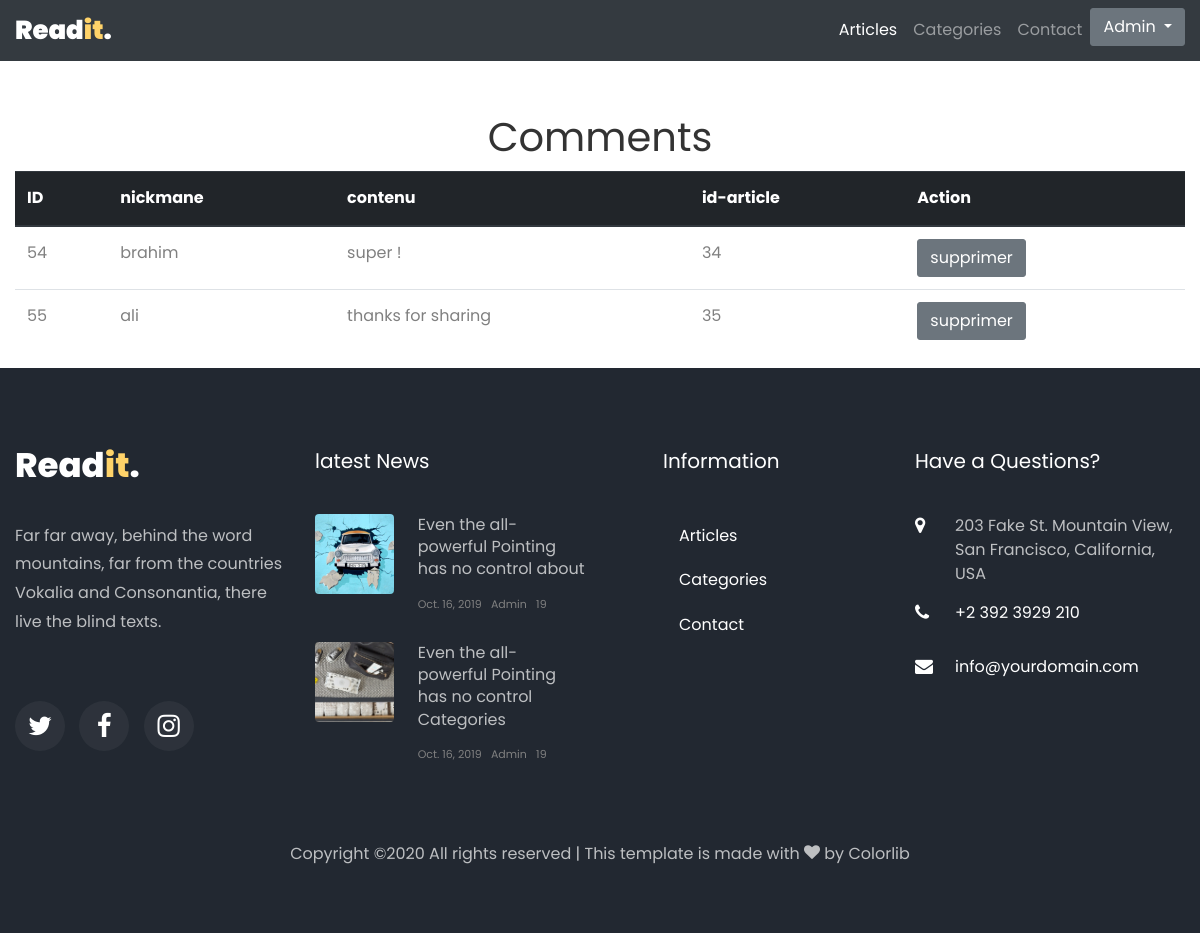
The page /commentaire-admin.php (signed in) on the database its author committed.
### tables this page shows
CREATE TABLE `commentaire` (
  `id_comment` int(11) NOT NULL,
  `nickname` varchar(50) NOT NULL,
  `date_com` datetime NOT NULL,
  `comment` text NOT NULL,
  `id_article` int(11) NOT NULL
);

### commentaire-admin.php (the view, shortened to what this page needs)
<!DOCTYPE html>
<html lang="en">
<head>
    <link rel="stylesheet" href="css/open-iconic-bootstrap.min.css">
    <link rel="stylesheet" href="css/animate.css">
    <link rel="stylesheet" href="css/owl.carousel.min.css">
    <link rel="stylesheet" href="css/owl.theme.default.min.css">
    <link rel="stylesheet" href="css/magnific-popup.css">
    <link rel="stylesheet" href="css/aos.css">
    <link rel="stylesheet" href="css/ionicons.min.css">
    <link rel="stylesheet" href="css/flaticon.css">
    <link rel="stylesheet" href="css/icomoon.css">
    <link rel="stylesheet" href="css/style.css">
</head>
<body>
    <?php
    include "conn.php";
 ?>
    <nav class="navbar px-md-0 navbar-expand-lg navbar-dark ftco_navbar bg-dark" id="ftco-navbar">
        <div class="container">
            <a class="navbar-brand" href="index.html">Read<i>it</i>.</a>
            <div class="collapse navbar-collapse" id="ftco-nav">
                <lul class="navbar-nav ml-auto">
                    <li class="nav-item active"><a href="articles.php" class="nav-link">Articles</a></li>
                    <li class="nav-item"><a href="category.php" class="nav-link">Categories</a></li>
                    <li class="nav-item"><a href="contact.php" class="nav-link">Contact</a></li>
                    <li class="nav-item">
                        <div class="dropdown">
                            <button class="btn btn-secondary dropdown-toggle" type="button" id="dropdownMenuButton"
                                data-toggle="dropdown" aria-haspopup="true" aria-expanded="false">
                                Admin
                            </button>
                        </div>
                    </li>
                </lul>
            </div>
        </div>
    </nav>
    <h1 style="text-align: center; margin-top:50px;">Comments</h1>
    <div class="container">
        <table class="table pb-5">
            <thead class="thead-dark">
                <tr>
                    <th scope="col">ID</th>
                    <th scope="col">nickmane</th>
                    <th scope="col">contenu</th>
                    <th scope="col">id-article</th>
                    <th scope="col">Action</th>
                </tr>
            </thead>
            <tbody>
                <?php
        $affiche = $conn->prepare("SELECT * from commentaire");
        $affiche->execute();
        foreach ($affiche->fetchAll() as $key => $comment) :
        ?>
                <tr>
                    <td> <?php echo $comment["id_comment"] ?> </td>
                    <td> <?php echo $comment["nickname"] ?> </td>
                    <td> <?php echo $comment["comment"] ?> </td>
                    <td> <?php echo $comment["id_article"] ?> </td>
                    <td>
                        <a href="delete_commentaire.php?id=<?php echo $comment["id_comment"] ?>&sourcepage=1"
                            type="button" class="btn btn-secondary">supprimer</a>
                    </td>
                    <?php endforeach; ?>
                </tr>
            </tbody>
        </table>
    </div>
    <footer class="ftco-footer ftco-bg-dark ftco-section">
        <div class="container">
            <div class="row mb-5">
                <div class="col-md">
                    <div class="ftco-footer-widget mb-4">
                        <h2 class="logo"><a href="#">Read<span>it</span>.</a></h2>
                        <p>Far far away, behind the word mountains, far from the countries Vokalia and Consonantia,
                            there live the blind texts.</p>
                        <ul class="ftco-footer-social list-unstyled float-md-left float-lft mt-5">
                            <li class="ftco-animate"><a href="#"><span class="icon-twitter"></span></a></li>
                            <li class="ftco-animate"><a href="#"><span class="icon-facebook"></span></a></li>
                            <li class="ftco-animate"><a href="#"><span class="icon-instagram"></span></a></li>
                        </ul>
                    </div>
                </div>
                <div class="col-md">
                    <div class="ftco-footer-widget mb-4">
                        <h2 class="ftco-heading-2">latest News</h2>
                        <div class="block-21 mb-4 d-flex">
                            <a class="img mr-4 rounded" style="background-image: url(images/image_1.jpg);"></a>
                            <div class="text">
                                <h3 class="heading"><a href="#">Even the all-powerful Pointing has no control
                                        about</a>
                                </h3>
                                <div class="meta">
                                    <div><a href="#"></span> Oct. 16, 2019</a></div>
                                    <div><a href="#"></span> Admin</a></div>
                                    <div><a href="#"></span> 19</a></div>
                                </div>
                            </div>
                        </div>
                        <div class="block-21 mb-4 d-flex">
                            <a class="img mr-4 rounded" style="background-image: url(images/image_2.jpg);"></a>
                            <div class="text">
                                <h3 class="heading"><a href="#">Even the all-powerful Pointing has no control
                                        Categories</a>
                                </h3>
                                <div class="meta">
                                    <div><a href="#"></span> Oct. 16, 2019</a></div>
                                    <div><a href="#"></span> Admin</a></div>
                                    <div><a href="#"></span> 19</a></div>
                                </div>
                            </div>
                        </div>
                    </div>
                </div>
                <div class="col-md">
                    <div class="ftco-footer-widget mb-4 ml-md-5">
                        <h2 class="ftco-heading-2">Information</h2>
                        <ul class="list-unstyled">
                            <li class="nav-item active"><a href="articles.php" class="nav-link">Articles</a></li>
                            <li class="nav-item"><a href="category.php" class="nav-link">Categories</a></li>
                            <li class="nav-item"><a href="contact.php" class="nav-link">Contact</a></li>
                        </ul>
                    </div>
                </div>
                <div class="col-md">
                    <div class="ftco-footer-widget mb-4">
                        <h2 class="ftco-heading-2">Have a Questions?</h2>
                        <div class="block-23 mb-3">
                            <ul>
                                <li><span class="icon icon-map-marker"></span><span class="text">203 Fake St.
                                        Mountain
                                        View, San Francisco, California, USA</span></li>
                                <li><a href="#"><span class="icon icon-phone"></span><span class="text">+2 392 3929
                                            210</span></a></li>
                                <li><a href="#"><span class="icon icon-envelope"></span><span
                                            class="text">info@yourdomain.com</span></a></li>
                            </ul>
                        </div>
                    </div>
                </div>
            </div>
            <div class="row">
                <div class="col-md-12 text-center">
                    <p>
                        Copyright &copy; All rights reserved | This template is made with <i class="icon-heart color-danger"
                            aria-hidden="true"></i> by <a href="https://colorlib.com" target="_blank">Colorlib</a>
                    </p>
                </div>
            </div>
        </div>
    </footer>
</body>
</html>

### css/icomoon.css (style rules this page uses)
[class^="icon-"], [class*=" icon-"] { font-family: 'icomoon' !important; speak: none; font-style: normal; font-weight: normal; font-variant: normal; text-transform: none; line-height: 1; -webkit-font-smoothing: antialiased; -moz-osx-font-smoothing: grayscale; }
.icon-heart:before { content: "\f004"; }
.icon-map-marker:before { content: "\f041"; }
.icon-phone:before { content: "\f095"; }
.icon-twitter:before { content: "\f099"; }
.icon-facebook:before { content: "\f09a"; }
.icon-envelope:before { content: "\f0e0"; }
.icon-instagram:before { content: "\f16d"; }

### rows shown on the page
commentaire: id_comment "54", nickname "brahim", comment "super !", id_article "34"
commentaire: id_comment "55", nickname "ali", comment "thanks for sharing", id_article "35"
